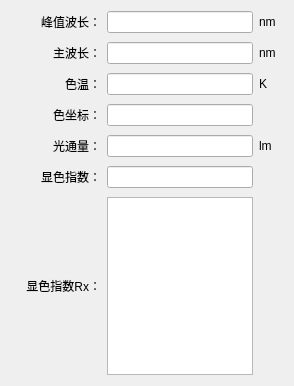
<?xml version="1.0" encoding="UTF-8"?>
<ui version="4.0">
 <class>HSpecCalibrateDetailWidget</class>
 <widget class="QWidget" name="HSpecCalibrateDetailWidget">
  <property name="geometry">
   <rect>
    <x>0</x>
    <y>0</y>
    <width>294</width>
    <height>386</height>
   </rect>
  </property>
  <property name="windowTitle">
   <string>Form</string>
  </property>
  <layout class="QGridLayout" name="gridLayout">
   <property name="verticalSpacing">
    <number>9</number>
   </property>
   <item row="5" column="1">
    <widget class="QLineEdit" name="lineEdit_005">
     <property name="alignment">
      <set>Qt::AlignCenter</set>
     </property>
     <property name="readOnly">
      <bool>true</bool>
     </property>
    </widget>
   </item>
   <item row="3" column="0">
    <widget class="QLabel" name="label_004">
     <property name="minimumSize">
      <size>
       <width>90</width>
       <height>0</height>
      </size>
     </property>
     <property name="text">
      <string>色坐标：</string>
     </property>
     <property name="alignment">
      <set>Qt::AlignRight|Qt::AlignTrailing|Qt::AlignVCenter</set>
     </property>
     <property name="buddy">
      <cstring>lineEdit_001</cstring>
     </property>
    </widget>
   </item>
   <item row="3" column="1">
    <widget class="QLineEdit" name="lineEdit_004">
     <property name="alignment">
      <set>Qt::AlignCenter</set>
     </property>
     <property name="readOnly">
      <bool>true</bool>
     </property>
    </widget>
   </item>
   <item row="6" column="1">
    <widget class="QTextBrowser" name="textBrowser"/>
   </item>
   <item row="0" column="1">
    <widget class="QLineEdit" name="lineEdit_001">
     <property name="alignment">
      <set>Qt::AlignCenter</set>
     </property>
     <property name="readOnly">
      <bool>true</bool>
     </property>
    </widget>
   </item>
   <item row="2" column="1">
    <widget class="QLineEdit" name="lineEdit_003">
     <property name="alignment">
      <set>Qt::AlignCenter</set>
     </property>
     <property name="readOnly">
      <bool>true</bool>
     </property>
    </widget>
   </item>
   <item row="5" column="0">
    <widget class="QLabel" name="label_005">
     <property name="minimumSize">
      <size>
       <width>90</width>
       <height>0</height>
      </size>
     </property>
     <property name="text">
      <string>显色指数：</string>
     </property>
     <property name="alignment">
      <set>Qt::AlignRight|Qt::AlignTrailing|Qt::AlignVCenter</set>
     </property>
     <property name="buddy">
      <cstring>lineEdit_001</cstring>
     </property>
    </widget>
   </item>
   <item row="1" column="1">
    <widget class="QLineEdit" name="lineEdit_002">
     <property name="alignment">
      <set>Qt::AlignCenter</set>
     </property>
     <property name="readOnly">
      <bool>true</bool>
     </property>
    </widget>
   </item>
   <item row="2" column="2">
    <widget class="QLabel" name="label_103">
     <property name="minimumSize">
      <size>
       <width>24</width>
       <height>0</height>
      </size>
     </property>
     <property name="text">
      <string>K</string>
     </property>
     <property name="alignment">
      <set>Qt::AlignLeading|Qt::AlignLeft|Qt::AlignVCenter</set>
     </property>
    </widget>
   </item>
   <item row="6" column="0">
    <widget class="QLabel" name="label_006">
     <property name="text">
      <string>显色指数Rx：</string>
     </property>
     <property name="alignment">
      <set>Qt::AlignRight|Qt::AlignTrailing|Qt::AlignVCenter</set>
     </property>
     <property name="buddy">
      <cstring>lineEdit_001</cstring>
     </property>
    </widget>
   </item>
   <item row="0" column="2">
    <widget class="QLabel" name="label_101">
     <property name="minimumSize">
      <size>
       <width>24</width>
       <height>0</height>
      </size>
     </property>
     <property name="text">
      <string>nm</string>
     </property>
     <property name="alignment">
      <set>Qt::AlignLeading|Qt::AlignLeft|Qt::AlignVCenter</set>
     </property>
    </widget>
   </item>
   <item row="0" column="0">
    <widget class="QLabel" name="label_001">
     <property name="minimumSize">
      <size>
       <width>90</width>
       <height>0</height>
      </size>
     </property>
     <property name="text">
      <string>峰值波长：</string>
     </property>
     <property name="alignment">
      <set>Qt::AlignRight|Qt::AlignTrailing|Qt::AlignVCenter</set>
     </property>
     <property name="buddy">
      <cstring>lineEdit_001</cstring>
     </property>
    </widget>
   </item>
   <item row="1" column="2">
    <widget class="QLabel" name="label_102">
     <property name="minimumSize">
      <size>
       <width>24</width>
       <height>0</height>
      </size>
     </property>
     <property name="text">
      <string>nm</string>
     </property>
     <property name="alignment">
      <set>Qt::AlignLeading|Qt::AlignLeft|Qt::AlignVCenter</set>
     </property>
    </widget>
   </item>
   <item row="2" column="0">
    <widget class="QLabel" name="label_003">
     <property name="minimumSize">
      <size>
       <width>90</width>
       <height>0</height>
      </size>
     </property>
     <property name="text">
      <string>色温：</string>
     </property>
     <property name="alignment">
      <set>Qt::AlignRight|Qt::AlignTrailing|Qt::AlignVCenter</set>
     </property>
     <property name="buddy">
      <cstring>lineEdit_001</cstring>
     </property>
    </widget>
   </item>
   <item row="1" column="0">
    <widget class="QLabel" name="label_002">
     <property name="minimumSize">
      <size>
       <width>90</width>
       <height>0</height>
      </size>
     </property>
     <property name="text">
      <string>主波长：</string>
     </property>
     <property name="alignment">
      <set>Qt::AlignRight|Qt::AlignTrailing|Qt::AlignVCenter</set>
     </property>
     <property name="buddy">
      <cstring>lineEdit_001</cstring>
     </property>
    </widget>
   </item>
   <item row="4" column="0">
    <widget class="QLabel" name="label_105">
     <property name="minimumSize">
      <size>
       <width>90</width>
       <height>0</height>
      </size>
     </property>
     <property name="text">
      <string>光通量：</string>
     </property>
     <property name="alignment">
      <set>Qt::AlignRight|Qt::AlignTrailing|Qt::AlignVCenter</set>
     </property>
     <property name="buddy">
      <cstring>lineEdit_001</cstring>
     </property>
    </widget>
   </item>
   <item row="4" column="1">
    <widget class="QLineEdit" name="lineEdit_006">
     <property name="alignment">
      <set>Qt::AlignCenter</set>
     </property>
     <property name="readOnly">
      <bool>true</bool>
     </property>
    </widget>
   </item>
   <item row="4" column="2">
    <widget class="QLabel" name="label_104">
     <property name="minimumSize">
      <size>
       <width>24</width>
       <height>0</height>
      </size>
     </property>
     <property name="text">
      <string>lm</string>
     </property>
     <property name="alignment">
      <set>Qt::AlignLeading|Qt::AlignLeft|Qt::AlignVCenter</set>
     </property>
    </widget>
   </item>
  </layout>
 </widget>
 <resources/>
 <connections/>
</ui>
